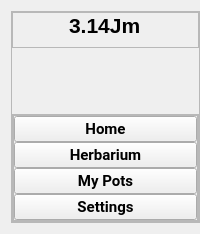
     <widget class="QWidget" name="leftMenu" native="true">
      <property name="maximumSize">
       <size>
        <width>200</width>
        <height>16777215</height>
       </size>
      </property>
      <layout class="QVBoxLayout" name="verticalLayout_8">
       <property name="spacing">
        <number>0</number>
       </property>
       <property name="rightMargin">
        <number>0</number>
       </property>
       <item>
        <widget class="QFrame" name="frame_12">
         <property name="frameShape">
          <enum>QFrame::StyledPanel</enum>
         </property>
         <property name="frameShadow">
          <enum>QFrame::Raised</enum>
         </property>
         <layout class="QVBoxLayout" name="verticalLayout_9">
          <property name="leftMargin">
           <number>0</number>
          </property>
          <property name="topMargin">
           <number>0</number>
          </property>
          <property name="rightMargin">
           <number>0</number>
          </property>
          <property name="bottomMargin">
           <number>0</number>
          </property>
          <item>
           <widget class="QFrame" name="frame_13">
            <property name="frameShape">
             <enum>QFrame::StyledPanel</enum>
            </property>
            <property name="frameShadow">
             <enum>QFrame::Raised</enum>
            </property>
            <layout class="QHBoxLayout" name="horizontalLayout_20">
             <property name="topMargin">
              <number>0</number>
             </property>
             <item alignment="Qt::AlignHCenter|Qt::AlignTop">
              <widget class="QLabel" name="label_49">
               <property name="font">
                <font>
                 <pointsize>16</pointsize>
                 <weight>75</weight>
                 <bold>true</bold>
                </font>
               </property>
               <property name="text">
                <string>3.14Jm</string>
               </property>
              </widget>
             </item>
            </layout>
           </widget>
          </item>
          <item>
           <spacer name="verticalSpacer_3">
            <property name="orientation">
             <enum>Qt::Vertical</enum>
            </property>
            <property name="sizeType">
             <enum>QSizePolicy::Preferred</enum>
            </property>
            <property name="sizeHint" stdset="0">
             <size>
              <width>20</width>
              <height>60</height>
             </size>
            </property>
           </spacer>
          </item>
          <item>
           <widget class="QFrame" name="frame_14">
            <property name="sizePolicy">
             <sizepolicy hsizetype="Preferred" vsizetype="Expanding">
              <horstretch>0</horstretch>
              <verstretch>0</verstretch>
             </sizepolicy>
            </property>
            <property name="frameShape">
             <enum>QFrame::StyledPanel</enum>
            </property>
            <property name="frameShadow">
             <enum>QFrame::Raised</enum>
            </property>
            <layout class="QHBoxLayout" name="horizontalLayout_21">
             <property name="spacing">
              <number>0</number>
             </property>
             <property name="leftMargin">
              <number>0</number>
             </property>
             <property name="topMargin">
              <number>0</number>
             </property>
             <property name="rightMargin">
              <number>0</number>
             </property>
             <property name="bottomMargin">
              <number>0</number>
             </property>
             <item alignment="Qt::AlignTop">
              <widget class="QFrame" name="frame_15">
               <property name="sizePolicy">
                <sizepolicy hsizetype="Preferred" vsizetype="Preferred">
                 <horstretch>0</horstretch>
                 <verstretch>0</verstretch>
                </sizepolicy>
               </property>
               <property name="frameShape">
                <enum>QFrame::StyledPanel</enum>
               </property>
               <property name="frameShadow">
                <enum>QFrame::Raised</enum>
               </property>
               <layout class="QVBoxLayout" name="verticalLayout_10">
                <property name="spacing">
                 <number>0</number>
                </property>
                <property name="leftMargin">
                 <number>0</number>
                </property>
                <property name="topMargin">
                 <number>0</number>
                </property>
                <property name="rightMargin">
                 <number>0</number>
                </property>
                <property name="bottomMargin">
                 <number>0</number>
                </property>
                <item>
                 <widget class="QPushButton" name="pushButton_4">
                  <property name="font">
                   <font>
                    <family>Roboto</family>
                    <pointsize>11</pointsize>
                    <weight>75</weight>
                    <bold>true</bold>
                   </font>
                  </property>
                  <property name="text">
                   <string>Home</string>
                  </property>
                  <property name="icon">
                   <iconset resource="../resources.qrc">
                    <normaloff>:/blackIcons/assets/icons/black/home.svg</normaloff>:/blackIcons/assets/icons/black/home.svg</iconset>
                  </property>
                  <property name="iconSize">
                   <size>
                    <width>30</width>
                    <height>30</height>
                   </size>
                  </property>
                 </widget>
                </item>
                <item>
                 <widget class="QPushButton" name="pushButton_5">
                  <property name="font">
                   <font>
                    <family>Roboto</family>
                    <pointsize>11</pointsize>
                    <weight>75</weight>
                    <bold>true</bold>
                   </font>
                  </property>
                  <property name="text">
                   <string>Herbarium</string>
                  </property>
                  <property name="icon">
                   <iconset resource="../resources.qrc">
                    <normaloff>:/images/assets/images/library.png</normaloff>:/images/assets/images/library.png</iconset>
                  </property>
                  <property name="iconSize">
                   <size>
                    <width>30</width>
                    <height>30</height>
                   </size>
                  </property>
                 </widget>
                </item>
                <item>
                 <widget class="QPushButton" name="pushButton_6">
                  <property name="font">
                   <font>
                    <family>Roboto</family>
                    <pointsize>11</pointsize>
                    <weight>75</weight>
                    <bold>true</bold>
                   </font>
                  </property>
                  <property name="text">
                   <string>My Pots</string>
                  </property>
                  <property name="icon">
                   <iconset resource="../resources.qrc">
                    <normaloff>:/images/assets/images/my_pots.png</normaloff>:/images/assets/images/my_pots.png</iconset>
                  </property>
                  <property name="iconSize">
                   <size>
                    <width>30</width>
                    <height>30</height>
                   </size>
                  </property>
                 </widget>
                </item>
                <item>
                 <widget class="QPushButton" name="pushButton_7">
                  <property name="font">
                   <font>
                    <family>Roboto</family>
                    <pointsize>11</pointsize>
                    <weight>75</weight>
                    <bold>true</bold>
                   </font>
                  </property>
                  <property name="text">
                   <string>Settings</string>
                  </property>
                  <property name="icon">
                   <iconset resource="../resources.qrc">
                    <normaloff>:/images/assets/images/settings.png</normaloff>:/images/assets/images/settings.png</iconset>
                  </property>
                  <property name="iconSize">
                   <size>
                    <width>30</width>
                    <height>30</height>
                   </size>
                  </property>
                  <property name="flat">
                   <bool>false</bool>
                  </property>
                 </widget>
                </item>
               </layout>
              </widget>
             </item>
            </layout>
           </widget>
          </item>
         </layout>
        </widget>
       </item>
      </layout>
     </widget>
